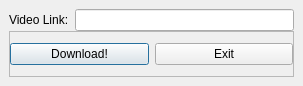
<?xml version="1.0" encoding="UTF-8"?>
<ui version="4.0">
 <class>DownloadFromURL</class>
 <widget class="QDialog" name="DownloadFromURL">
  <property name="geometry">
   <rect>
    <x>0</x>
    <y>0</y>
    <width>303</width>
    <height>86</height>
   </rect>
  </property>
  <property name="windowTitle">
   <string>Download From URL</string>
  </property>
  <layout class="QGridLayout" name="gridLayout">
   <property name="leftMargin">
    <number>9</number>
   </property>
   <property name="topMargin">
    <number>9</number>
   </property>
   <property name="rightMargin">
    <number>9</number>
   </property>
   <property name="bottomMargin">
    <number>9</number>
   </property>
   <property name="horizontalSpacing">
    <number>6</number>
   </property>
   <property name="verticalSpacing">
    <number>0</number>
   </property>
   <item row="0" column="1">
    <widget class="MyLineEdit" name="url_edit"/>
   </item>
   <item row="0" column="0">
    <widget class="QLabel" name="link_label">
     <property name="text">
      <string>Video Link:</string>
     </property>
    </widget>
   </item>
   <item row="1" column="0" colspan="2">
    <widget class="QFrame" name="frame">
     <property name="frameShape">
      <enum>QFrame::StyledPanel</enum>
     </property>
     <property name="frameShadow">
      <enum>QFrame::Raised</enum>
     </property>
     <property name="lineWidth">
      <number>0</number>
     </property>
     <layout class="QHBoxLayout" name="horizontalLayout">
      <property name="spacing">
       <number>6</number>
      </property>
      <property name="leftMargin">
       <number>0</number>
      </property>
      <property name="topMargin">
       <number>0</number>
      </property>
      <property name="rightMargin">
       <number>0</number>
      </property>
      <property name="bottomMargin">
       <number>0</number>
      </property>
      <item>
       <widget class="QPushButton" name="download_button">
        <property name="text">
         <string>Download!</string>
        </property>
       </widget>
      </item>
      <item>
       <widget class="QPushButton" name="cancel_button">
        <property name="text">
         <string>Exit</string>
        </property>
       </widget>
      </item>
     </layout>
    </widget>
   </item>
  </layout>
 </widget>
 <customwidgets>
  <customwidget>
   <class>MyLineEdit</class>
   <extends>QLineEdit</extends>
   <header>my_widget.h</header>
  </customwidget>
 </customwidgets>
 <resources/>
 <connections/>
</ui>
